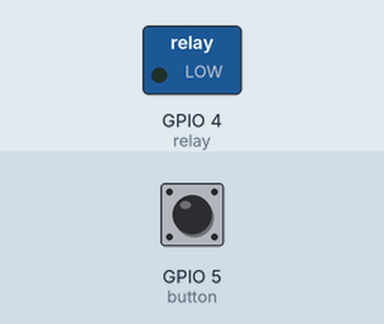
This program was run on a simulated ESP8266 board running MicroPython. Shown: switched loads named in the program (green lamp = pin HIGH). Inputs (shaded band) come from the test bench; at power-on: GPIO 5 (button) HIGH.

Above: at 1.2 s.
1.3 s: GPIO 5 (button) pulled LOW for 0.15 s
At 1.8 s:
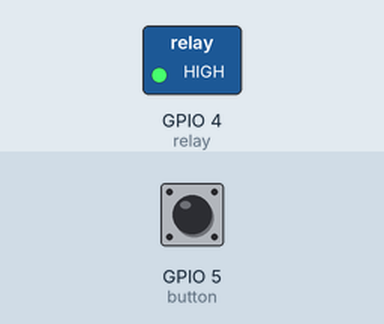
2.9 s: GPIO 5 (button) pulled LOW for 1 s
At 4.2 s:
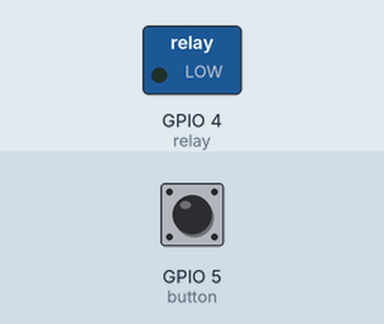
5.4 s: GPIO 5 (button) pulled LOW for 3.2 s
At 6.1 s:
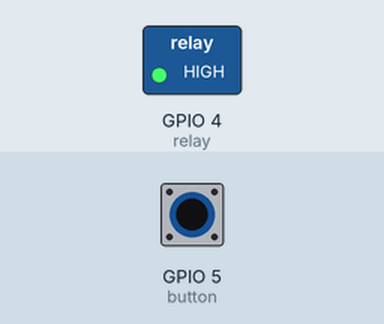
Timing chart, 0 to 8.4 s (numbered marks = the images above; inputs shaded):
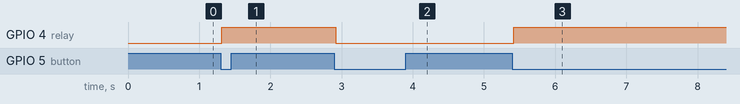

The program:

Relay_And_Motor.py
```python
import time
from machine import Pin

relay = Pin(4, Pin.OUT)
button = Pin(5, Pin.IN,Pin.PULL_UP)

def reverseRelay():
    if relay.value():
        relay.value(0)
    else:
        relay.value(1)

while True:
  if not button.value():
      time.sleep_ms(20)
      if not button.value():
          reverseRelay()
          while not button.value():
              time.sleep_ms(20)
          
```

Measured:
- after the input at 1.3 s, GPIO 4 (relay): LOW → HIGH at once
- after the input at 2.9 s, GPIO 4 (relay): HIGH → LOW at once
- after the input at 5.4 s, GPIO 4 (relay): LOW → HIGH at once
